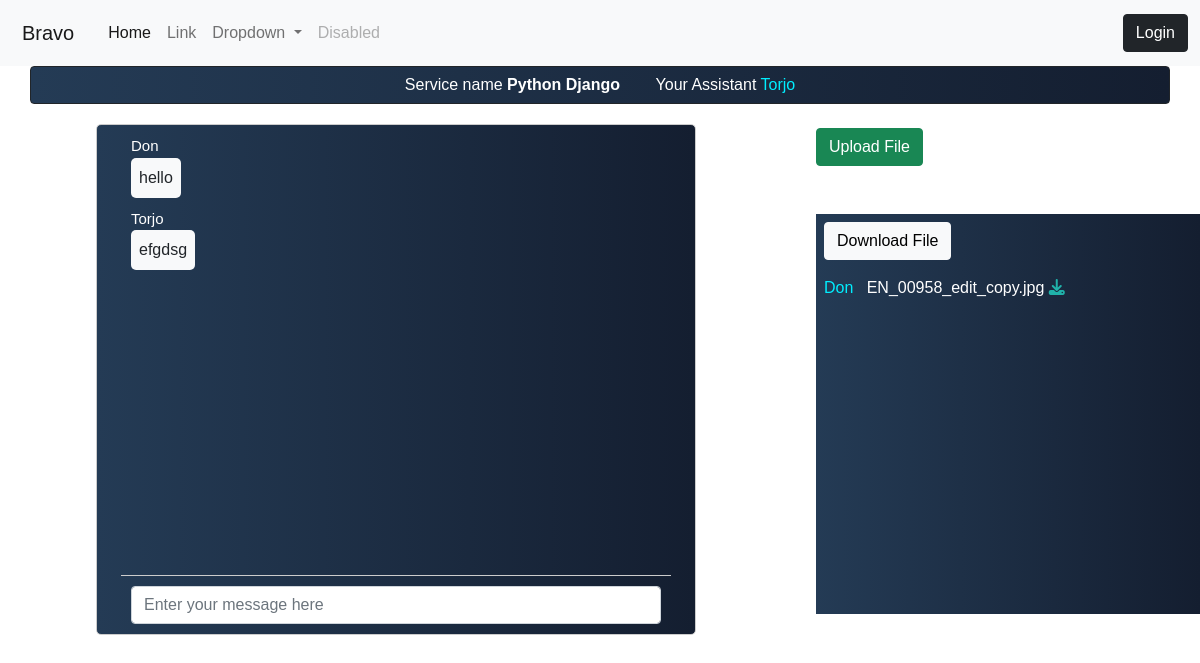
/view-room/261d85ae-a17f-4392-b5b8-7bff33bedf37/, run on the app's committed database.
### app/models.py (models this page shows, shortened)
class Service(models.Model):
    service_name=models.CharField(max_length=100)
    iconLink=models.CharField(max_length=100,null=True,blank=True)
    def __str__(self):
        return str(self.service_name)

class RoomChat(models.Model):
    host=models.ForeignKey(User, on_delete=models.SET_NULL, null=True, related_name='host')
    creator=models.ForeignKey(User, on_delete=models.SET_NULL, null=True, related_name='creator')
    message=models.TextField()
    roomId=models.CharField(max_length=10)

class RoomFile(models.Model):
    ServiceRoom=models.ForeignKey(ServiceRoom,on_delete=models.SET_NULL,null=True)
    file = models.FileField(upload_to='uploads/')
    sendby=models.ForeignKey(User,on_delete=models.SET_NULL,null=True)
    def file_name(self):
        main_file=str(self.file)
        outputfile=main_file.replace('uploads/','')
        return outputfile

### app/views.py (the view)
# urls.py: path('view-room/<str:pk>/',viewRoom,name='viewRoom'),
def viewRoom(request,pk):
    room=ServiceRoom.objects.get(id=pk)
    messages=RoomChat.objects.filter(roomId=room.id)
    for message in messages:
        print('message: ',message.message)
    room_file=RoomFile.objects.filter(ServiceRoom=room)
    for i in room_file:
        print(i.file_name())
    context={
        'creator':room.creator,
        'service_name':room.service,
        'name':room.service.service_name,
        'room_id':room.id,
        'messages':messages,
        'room_file':room_file,
    }
    return render(request,'app/room.html',context)

### app/templates/app/room.html (shortened to what this page needs)
<!doctype html>
<html lang="en">
  <head>
    <link href="https://cdn.jsdelivr.net/npm/bootstrap@5.0.2/dist/css/bootstrap.min.css" rel="stylesheet">
  </head>
  <body>
    <nav class="navbar navbar-expand-lg navbar-light sticky-top bg-light">
      <div class="container-fluid">
        <a class="navbar-brand"  style=" padding: 10px;" href="/">Bravo</a>
        <div class="collapse navbar-collapse" id="navbarSupportedContent">
          <ul class="navbar-nav me-auto mb-2 mb-lg-0">
            <li class="nav-item">
              <a class="nav-link active" aria-current="page" href="#">Home</a>
            </li>
            <li class="nav-item">
              <a class="nav-link" href="#">Link</a>
            </li>
            <li class="nav-item dropdown">
              <a class="nav-link dropdown-toggle" href="#" id="navbarDropdown" role="button" data-bs-toggle="dropdown" aria-expanded="false">
                Dropdown
              </a>
            </li>
            <li class="nav-item">
              <a class="nav-link disabled" href="#" tabindex="-1" aria-disabled="true">Disabled</a>
            </li>
          </ul>
        </div>
        {% if user.is_authenticated %}
        <div class="div mr-4" >
            <span class="p-5">Hello <a href="{% url 'profile' pk=request.user.id %}" style="text-decoration: none;">@{{request.user}}</a></span>
            <a href="{% url 'logout' %}" class="btn btn-dark ml-5">Logout</a>
        </div>
    {% else %}
        <div class="div mr-4">
            <a href="{% url 'login' %}" class="btn btn-dark ml-5">Login</a>
        </div>
    {% endif %}
      </div>
  </nav>
      <link rel="stylesheet" href="https://cdnjs.cloudflare.com/ajax/libs/font-awesome/5.15.1/css/all.min.css">
      <link rel="stylesheet" href="https://cdnjs.cloudflare.com/ajax/libs/font-awesome/6.5.1/css/all.min.css" />
      <div class="container ">
        <div class="row">
        <a class="btn btn-dark t">Service name <strong>{{name}}  </strong>   &nbsp; &nbsp; &nbsp; &nbsp;Your Assistant <span style="color:#01eeff ;text-transform: capitalize;">{{creator}}</span></a>
        </div>
      </div>
      <div class="row">
        <div class="col-lg-8">
          <div class="container chat-container">
            <div class="chat-messages" id ="chat" >
              {% for message in messages %}
              {% if message.host != request.user %}
              <div class="message" >
                <div class="users" >{{message.host}}</div>
                <div class="text" >{{message.message}}</div>
              </div>
              {%else%}
              <div class="message">
                <div class="users" >{{message.host}}</div>
                <div class="text text-wrap" >{{message.message}}</div>
              </div>
              {%endif%}
              {%endfor%}
            </div>
            <div class="chat-input">
                <form id="form">
                  <input type="text" class="form-control"  placeholder="Enter your message here" name="message"/>
                </form>
            </div>
          </div>
        </div>
        <div class="col-lg-4">
        <div class="mt-4">
   <a class="btn btn-success" href="{% url 'upload_file' pk=room_id %}">Upload File</a>
      </div>
        <div class="file_history mt-5">
          <p class="btn btn-light m-2  sticky-top" >Download File</p>
          <div>
            {% for file in room_file %}
            <div class="p-2">
            <span style="color: #01eeff; text-transform: capitalize;">{{file.sendby}} &nbsp; </span>
             <span style="color: #fff;"> {{file.file_name}} </span>  <a type="button" style="color: lightseagreen;" href="{% url 'download' file.id %}" data-mdb-ripple-init>
                <i class="fas fa-download"></i></a>
            </div>
            {% endfor %}
          </div>
        </div>
        </div>
      </div>
  </body>
</html>

### app/templates/app/room.html (style rules this page uses)
body { font-family: Arial, sans-serif; }
.chat-container { max-width: 600px; margin: 20px auto; border: 1px solid #ccc; border-radius: 5px; overflow: hidden; background: #141E30; background: -webkit-linear-gradient(to right, #243B55, #141E30); background: linear-gradient(to right, #243B55, #141E30); }
.t { background: #141E30; background: -webkit-linear-gradient(to right, #243B55, #141E30); background: linear-gradient(to right, #243B55, #141E30); }
.chat-messages { padding: 10px; overflow-y: scroll; height: 450px; }
.file_history { overflow-y: scroll; height: 400px; background: #141E30; background: -webkit-linear-gradient(to right, #243B55, #141E30); background: linear-gradient(to right, #243B55, #141E30); }
.message { margin-bottom: 10px; }
.message .text { background-color: #f8f9fa; padding: 8px; border-radius: 5px; max-width:fit-content; }
.chat-input { border-top: 1px solid #ccc; padding: 10px; }
.users { text-transform: capitalize; font-weight: 300; color: #fff; font-size: 15px; }

### data on the page
Service: service_name "Python Django"
RoomChat: host "Don", message "hello"
RoomChat: host "Torjo", message "efgdsg"
RoomFile: sendby "Don", file_name "EN_00958_edit_copy.jpg"

### other printed values
{{ creator }} "Torjo"
